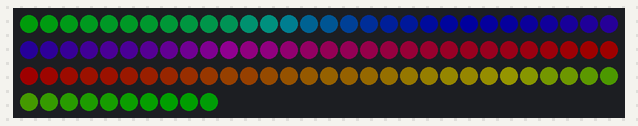
Recording of a program running on a simulated Arduino Nano, built with avr-gcc and run on an emulated ATmega328P. Shown: 100 RGB LEDs in strip order, left to right, continuing on the next row. Dim RGB values are drawn brighter than linear; what the program prints to the serial monitor is not drawn.

Above: at 3.16 s.
At 7.67 s:
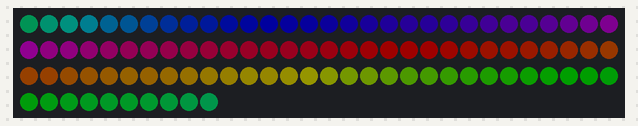
At 12.28 s:
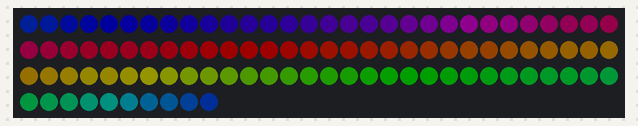
At 21.51 s:
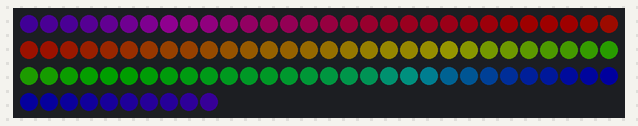
At 30.63 s:
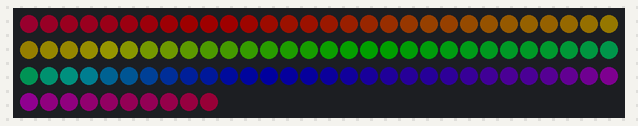
At 39.86 s:
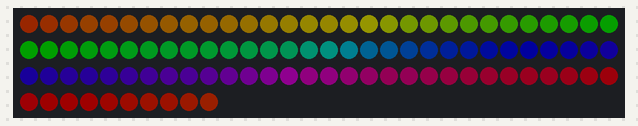

The program:

main.cpp
```cpp
//#include <ArduinoSTL.h>
#include <FastLED.h>

#include "ColorStripeAnimator.h"
#include "ColorStripeAnimatorPulse.h"

#include "ColorTransitionConst.h"
#include "ColorTransitionLinear.h"
#include "ColorTransitionHue.h"
#include "ColorAnimationLinear.h"

const uint8_t NUM_LEDS = 100;
const uint8_t BRIGHTNESS = 30; //max. 255
CRGB *leds;

ColorStripeAnimator animator(NUM_LEDS);
ColorStripeAnimatorPulse pulseAnimator(NUM_LEDS);

void setup()
{
  delay(3000); // power-up safety delay

  // put your setup code here, to run once:
  Serial.begin(9600);
  Serial.println("setup()");

  // set chipset type, color order of LEDs and number of LEDs on stripe
  leds = new CRGB[NUM_LEDS];
  const int clockPin = 13;
  const int dataPin = 11;
  FastLED.addLeds<APA102, dataPin, clockPin, BGR>(leds, NUM_LEDS).setCorrection(TypicalLEDStrip);

  // set global brightness
  FastLED.setBrightness(BRIGHTNESS);
  //FastLED.setTemperature( Tungsten100W);
  //FastLED.setTemperature( OvercastSky);

  ColorAnchorPoint *anchor0 = new ColorAnchorPoint(25, CRGB::Red);

  ColorTransition *trans0 = new ColorTransitionHue(anchor0, anchor0, FORWARD_HUES);
  animator.addColorTransition( trans0);

  ColorAnimationLinear* anim0 = new ColorAnimationLinear(anchor0, ColorAnchorPoint(0, CRGB::Red), ColorAnchorPoint(99, CRGB::Red), 0, 5000);
  animator.addColorAnimation( anim0);

  Serial.println("setup() - done");
}

void loop()
{
  // Serial.println("loop()");

  animator.animateLeds( leds, millis());

  FastLED.show();
  // delay(5000);
}
```

ColorAnchorPoint.h
```cpp
#pragma once

#include <FastLED.h>

class ColorAnchorPoint
{
public:
  ColorAnchorPoint(uint8_t position, CRGB color);

  uint8_t position;
  CRGB color;
};
```

ColorAnimation.h
```cpp
#pragma once

#include "ColorAnchorPoint.h"

class ColorAnimation
{
public:
  ColorAnimation(ColorAnchorPoint *reference, ColorAnchorPoint start, ColorAnchorPoint target, unsigned long startTime, unsigned long endTime);
  virtual ~ColorAnimation(){};
  virtual void update(unsigned long runTime) = 0;

  ColorAnchorPoint *referencePoint;
  ColorAnchorPoint startPoint;
  ColorAnchorPoint targetPoint;
  unsigned long startTime;
  unsigned long endTime;
};
```

ColorAnimationLinear.h
```cpp
#pragma once

#include "ColorAnimation.h"

class ColorAnimationLinear : public ColorAnimation
{
public:
  ColorAnimationLinear(ColorAnchorPoint *reference, ColorAnchorPoint start, ColorAnchorPoint target, unsigned long startTime, unsigned long endTime);
  void update(unsigned long runTime);
};
```

ColorStripeAnimator.h
```cpp
#pragma once

#include <ArduinoSTL.h>
#include <set>
#include <FastLED.h>

#include "ColorAnchorPoint.h"
#include "ColorTransition.h"
#include "ColorAnimation.h"

struct ColorTransitionPtrCompare
{
  bool operator()(ColorTransition *lhs, ColorTransition *rhs)
  {
    return *lhs < *rhs;
  }
};

class ColorStripeAnimator
{
public:
  ColorStripeAnimator(uint8_t numLeds);
  ~ColorStripeAnimator();

  void animateLeds(CRGB *leds, unsigned long runtime);
  void addColorTransition(ColorTransition *transition);
  void addColorAnimation(ColorAnimation *animation);

protected:
  uint8_t numLeds;
  unsigned long animDuration = 1;
  unsigned long animTime;
  std::vector<ColorTransition *> transitions;
  std::vector<ColorAnimation *> animations;
};
```

ColorStripeAnimatorPulse.h
```cpp
#pragma once

#include <ArduinoSTL.h>
#include <FastLED.h>

#include "ColorStripeAnimator.h"

class ColorStripeAnimatorPulse : public ColorStripeAnimator
{
public:
  ColorStripeAnimatorPulse(uint8_t numLeds);
  ~ColorStripeAnimatorPulse();

  void setPulseColor(CRGB color);
  void setPulseDuration(unsigned long milliSeconds);

  CRGB getPulseColor();

protected:
  CRGB pulseColor = CRGB::White;
  unsigned long pulseDuration = 2000;

  void setupAnimations();
  void reset();
};
```

ColorTransition.h
```cpp
#pragma once

#include <FastLED.h>

#include "ColorAnchorPoint.h"

class ColorTransition
{
public:
  ColorTransition(ColorAnchorPoint *startPoint);
  virtual ~ColorTransition(){};

  virtual void updateTransition(CRGB * leds, uint8_t numLeds, uint8_t start, uint8_t numSteps) = 0;
  bool operator<(const ColorTransition &rhs) const { return startPoint->position < rhs.startPoint->position; }

  ColorAnchorPoint *startPoint;
};
```

ColorTransitionConst.h
```cpp
#pragma once

#include "ColorTransition.h"

class ColorTransitionConst : public ColorTransition
{
public:
  ColorTransitionConst(ColorAnchorPoint *startPoint);
  void updateTransition(CRGB * leds, uint8_t numLeds, uint8_t start, uint8_t numSteps) override;
};
```

ColorTransitionHue.h
```cpp
#pragma once

#include "ColorTransition.h"

class ColorTransitionHue : public ColorTransition
{
public:
  ColorTransitionHue(ColorAnchorPoint *startPoint, ColorAnchorPoint *otherPoint, TGradientDirectionCode direction = SHORTEST_HUES);
  void updateTransition(CRGB * leds, uint8_t numLeds, uint8_t start, uint8_t numSteps) override;

  ColorAnchorPoint *otherPoint;
  TGradientDirectionCode directionCode;
};
```

ColorTransitionLinear.h
```cpp
#pragma once

#include "ColorTransition.h"

class ColorTransitionLinear : public ColorTransition
{
public:
  ColorTransitionLinear(ColorAnchorPoint *startPoint, ColorAnchorPoint *otherPoint);
  void updateTransition(CRGB * leds, uint8_t numLeds, uint8_t start, uint8_t numSteps) override;

  ColorAnchorPoint *otherPoint;
};
```

ColorAnchorPoint.cpp
```cpp
#include "ColorAnchorPoint.h"

ColorAnchorPoint::ColorAnchorPoint( uint8_t position, CRGB color) : position( position), color( color){}
```

ColorAnimation.cpp
```cpp
#include "ColorAnimation.h"

ColorAnimation::ColorAnimation(ColorAnchorPoint *reference, ColorAnchorPoint start, ColorAnchorPoint target, unsigned long startTime, unsigned long endTime)
    : referencePoint(reference),
      startPoint(start),
      targetPoint(target),
      startTime(startTime),
      endTime(endTime)
{
}
```

ColorAnimationLinear.cpp
```cpp
#include <ArduinoSTL.h>

#include "ColorAnimationLinear.h"

ColorAnimationLinear::ColorAnimationLinear(ColorAnchorPoint *reference, ColorAnchorPoint start, ColorAnchorPoint target, unsigned long startTime, unsigned long endTime)
    : ColorAnimation(reference, start, target, startTime, endTime)
{
}

void ColorAnimationLinear::update(unsigned long runTime)
{
  if ((runTime < startTime) || (runTime > endTime))
  {
    return;
  }

  float factor = (float)(runTime - startTime) / (float)(endTime - startTime);

  referencePoint->position = (uint8_t) ((1 - factor) * startPoint.position + factor * targetPoint.position);

  referencePoint->color.r = (1 - factor) * startPoint.color.r + factor * targetPoint.color.r;
  referencePoint->color.g = (1 - factor) * startPoint.color.g + factor * targetPoint.color.g;
  referencePoint->color.b = (1 - factor) * startPoint.color.b + factor * targetPoint.color.b;
}
```

ColorStripeAnimator.cpp
```cpp
#include "ColorStripeAnimator.h"

ColorStripeAnimator::ColorStripeAnimator(uint8_t numLeds) : numLeds(numLeds) {}

ColorStripeAnimator::~ColorStripeAnimator() {}

void ColorStripeAnimator::animateLeds(CRGB *leds, unsigned long runtime)
{
  // reset animations if new loop started
  animTime = runtime % animDuration;

  // update anchor points by animations
  for (int i = 0; i < animations.size(); ++i)
  {
    animations[i]->update(animTime);
  }

  // update stripe by transitions
  for (uint8_t i = 0; i < transitions.size(); ++i)
  {
    auto trans = transitions[i];
    auto nextTrans = transitions[(i + 1) % transitions.size()];

    int firstPointPos = trans->startPoint->position;
    int numSteps;

    if (trans != nextTrans)
    {
      int nextPointPos = nextTrans->startPoint->position;
      numSteps = nextPointPos - firstPointPos;
      numSteps = (numSteps + numLeds) % numLeds;
    }
    else
    {
      numSteps = numLeds;
    }

    trans->updateTransition(leds, numLeds, (uint8_t)firstPointPos, numSteps);
  }
}

void ColorStripeAnimator::addColorTransition(ColorTransition *transition)
{
  transitions.push_back(transition);
  std::sort(transitions.begin(), transitions.end(), ColorTransitionPtrCompare());
}

void ColorStripeAnimator::addColorAnimation(ColorAnimation *animation)
{
  animations.push_back(animation);
  animDuration = max(animation->endTime, animDuration);
}
```

ColorStripeAnimatorPulse.cpp
```cpp
#include "ColorStripeAnimatorPulse.h"

#include "ColorTransitionConst.h"
#include "ColorAnimationLinear.h"

ColorStripeAnimatorPulse::ColorStripeAnimatorPulse( uint8_t numLeds) : ColorStripeAnimator( numLeds) {
  setupAnimations();
}

ColorStripeAnimatorPulse::~ColorStripeAnimatorPulse() {}

void ColorStripeAnimatorPulse::setPulseColor( CRGB color) {
  pulseColor = color;
  setupAnimations();
}

void ColorStripeAnimatorPulse::setPulseDuration( unsigned long milliSeconds) {
  pulseDuration = milliSeconds;
  setupAnimations();
}

CRGB ColorStripeAnimatorPulse::getPulseColor() {
  return pulseColor;
}

void ColorStripeAnimatorPulse::setupAnimations() {
  for (auto transPtr: transitions) {
    delete transPtr->startPoint;
    delete transPtr;
  }

  animations.clear();
  transitions.clear();

  ColorAnchorPoint * anchor = new ColorAnchorPoint(0, pulseColor);
  ColorTransition * transition = new ColorTransitionConst( anchor);

  addColorTransition( transition);

  unsigned long halfPulseDuration = pulseDuration / 2;

  addColorAnimation( new ColorAnimationLinear( anchor, ColorAnchorPoint( anchor->position, pulseColor), ColorAnchorPoint( anchor->position, CRGB::Black), 0, halfPulseDuration));
  addColorAnimation( new ColorAnimationLinear( anchor, ColorAnchorPoint( anchor->position, CRGB::Black), ColorAnchorPoint( anchor->position, pulseColor), halfPulseDuration, pulseDuration));
}
```

ColorTransition.cpp
```cpp
#include "ColorTransition.h"

ColorTransition::ColorTransition(ColorAnchorPoint *startPoint) : startPoint(startPoint) {}
```

ColorTransitionConst.cpp
```cpp
#include "ColorTransitionConst.h"

ColorTransitionConst::ColorTransitionConst(ColorAnchorPoint *startPoint) : ColorTransition(startPoint) {}

void ColorTransitionConst::updateTransition(CRGB * leds, uint8_t numLeds, uint8_t start, uint8_t numSteps)
{
  for (unsigned int i = 0; i < numSteps; ++i)
  {
    unsigned int pos = (start + i) % numLeds;
    leds[pos] = startPoint->color;
  }
}
```

ColorTransitionHue.cpp
```cpp
#include "ColorTransitionHue.h"

#include "ArduinoSTL.h"

ColorTransitionHue::ColorTransitionHue(ColorAnchorPoint *startPoint, ColorAnchorPoint *otherPoint, TGradientDirectionCode direction)
    : ColorTransition(startPoint), otherPoint(otherPoint), directionCode(direction) {}

void ColorTransitionHue::updateTransition(CRGB *leds, uint8_t numLeds, uint8_t start, uint8_t numSteps)
{
    CHSV startHue = rgb2hsv_approximate(startPoint->color);
    CHSV endHue = rgb2hsv_approximate(otherPoint->color);

    if (startPoint == otherPoint)
    {
        if (directionCode == FORWARD_HUES)
        {
            endHue.h = startHue.h - (uint8_t) (256.0f / numLeds);
        }
        else
        {
            endHue.h = startHue.h + (uint8_t) (256.0f / numLeds);
        }
    }

    CRGB tempLeds[numSteps];
    fill_gradient(tempLeds, numSteps, startHue, endHue, directionCode);

    for (uint8_t i = 0; i < numSteps; ++i)
    {
        uint8_t pos = (start + i) % numLeds;
        leds[pos] = tempLeds[i];
    }
}
```

ColorTransitionLinear.cpp
```cpp
#include "ColorTransitionLinear.h"

ColorTransitionLinear::ColorTransitionLinear( ColorAnchorPoint *startPoint, ColorAnchorPoint *otherPoint) : ColorTransition( startPoint), otherPoint(otherPoint) {}

void ColorTransitionLinear::updateTransition(CRGB * leds, uint8_t numLeds, uint8_t start, uint8_t numSteps) {

  int16_t colorDiff[3];
  for (uint8_t i=0; i<3; ++i) {
    colorDiff[i] = (int16_t)otherPoint->color[i] - (int16_t)startPoint->color[i];
  }

  for (uint8_t i = 0; i < numSteps; ++i) {
    float ratio = (float)i / (float)numSteps;
    unsigned int pos = (start + i) % numLeds;

    for (uint8_t j=0; j<3; ++j) {
      leds[ pos][ j] = (int16_t)startPoint->color[j] + ratio * colorDiff[j];
    }
  }
}
```
